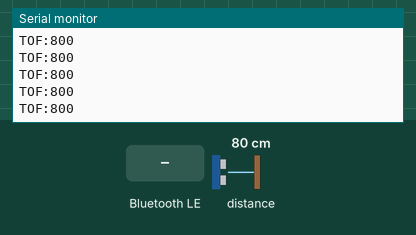
Recording of a sketch running on a simulated ESP32. Shown: the last lines printed to the serial monitor. Inputs (shaded band) come from the test bench; at power-on: distance to the obstacle 80 cm. Nothing arrives over Bluetooth unless stated; a phone connects over Bluetooth LE 3 s after start.

Above: at 1.2 s.
1.3 s: Bluetooth LE write "5" received
2.8 s: Bluetooth LE write "5" received
4.3 s: Bluetooth LE write "5" received
5.8 s: distance to the obstacle set to 2 cm
At 6.05 s:
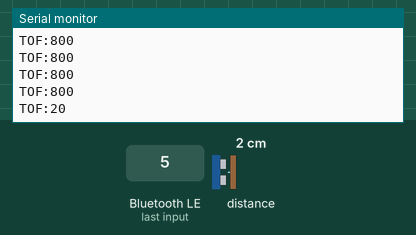
7.3 s: Bluetooth LE write "90" received
At 7.51 s:
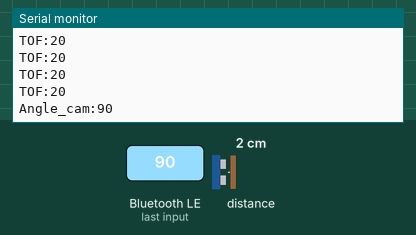
8.8 s: Bluetooth LE write "90" received
At 8.96 s:
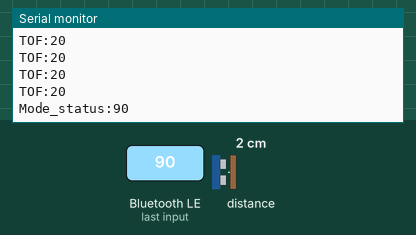

The sketch:

BLE_Server.ino
```cpp
/*
  Based on Neil Kolban example for IDF: https://github.com/nkolban/esp32-snippets/blob/master/cpp_utils/tests/BLE%20Tests/SampleNotify.cpp
  Ported to Arduino ESP32 by Evandro Copercini
  updated by chegewara and MoThunderz
*/
#include <BLEDevice.h>
#include <BLEServer.h>
#include <BLEUtils.h>
#include <BLE2902.h>
#include "Adafruit_VL53L0X.h"


Adafruit_VL53L0X lox = Adafruit_VL53L0X();

BLEServer* pServer = NULL;
BLECharacteristic* pChar_angle_received = NULL;
BLECharacteristic* pChar_angle_send = NULL;
BLECharacteristic* pChar_obstacle_send = NULL;
BLECharacteristic* pChar_mode_received = NULL;
BLECharacteristic* pChar_speed_command = NULL;

BLEDescriptor *pDescr;
BLE2902 *pBLE2902;

int pChar2_value_int = 0;
bool deviceConnected = false;
bool oldDeviceConnected = false;
uint32_t value = 0;
int distance_obs;

// See the following for generating UUIDs:
// https://www.uuidgenerator.net/

#define SERVICE_UUID        "3474d367-44ea-4a8b-9975-1b6affc2c253"
#define CHAR1_UUID          "7466421d-6449-4307-a960-e69253b712cd"
#define CHAR2_UUID          "9ea1c638-0a94-4117-b10b-acf70db2aaac"
#define CHAR3_UUID          "a673d20d-283d-4d66-8c5a-7ee1421d91a3"
#define CHAR4_UUID          "c84fdb5f-ef44-495f-8420-9e9d3f288ec6"
#define CHAR5_UUID          "91c42b70-b484-4c1a-8663-a2e14cde8b6b"
#define CHAR6_UUID          "115116ae-982d-4022-b788-7f8d7a8fc909"
#define CHAR7_UUID          "b0ef15be-2f49-480c-b707-45bd117c584e"

class MyServerCallbacks: public BLEServerCallbacks {
    void onConnect(BLEServer* pServer) {
      deviceConnected = true;
    };

    void onDisconnect(BLEServer* pServer) {
      deviceConnected = false;
    }
};

class CharacteristicCallBack_angle_handler: public BLECharacteristicCallbacks {   // Handle angle command reception
  void onWrite(BLECharacteristic *pChar) override {
    std::string pChar2_value_stdstr = pChar->getValue();
    String pChar2_value_string = String(pChar2_value_stdstr.c_str());
    int pChar2_value_int = pChar2_value_string.toInt();
    Serial.println("Angle_cam:" + String(pChar2_value_int));
  }
};

class CharacteristicCallBack_mode_handler: public BLECharacteristicCallbacks {    // Handle switch mode command reception

  void onWrite(BLECharacteristic *pChar) override {

    std::string pChar4_value_stdstr = pChar->getValue();
    String pChar4_value_string = String(pChar4_value_stdstr.c_str());
    int pChar4_value_int = pChar4_value_string.toInt();
    Serial.println("Mode_status:" + String(pChar4_value_int));

  }

};

class CharacteristicCallBack_speed_handler: public BLECharacteristicCallbacks {    // Handle speed mode command reception

  void onWrite(BLECharacteristic *pChar) override {

    std::string pChar6_value_stdstr = pChar->getValue();
    String pChar6_value_string = String(pChar6_value_stdstr.c_str());
    int pChar6_value_int = pChar6_value_string.toInt();
    Serial.println("Speed_command:" + String(pChar6_value_int));

  }

};

void setup() {
  Serial.begin(9600);

  // wait until serial port opens for native USB devices
  while (! Serial) {
    delay(1);
  }

  if (!lox.begin()) {
    Serial.println(F("Failed to boot VL53L0X\n"));
    while(1);
  }

  // Create the BLE Device
  BLEDevice::init("Axel_ESP32");

  // Create the BLE Server
  pServer = BLEDevice::createServer();
  pServer->setCallbacks(new MyServerCallbacks());

  // Create the BLE Service
  BLEService *pService = pServer->createService(SERVICE_UUID);

  // Create a BLE Characteristic
  pChar_angle_received = pService->createCharacteristic(
                      CHAR2_UUID,
                      BLECharacteristic::PROPERTY_READ   |
                      BLECharacteristic::PROPERTY_WRITE
                    );

  pChar_angle_send = pService->createCharacteristic(
                      CHAR3_UUID,
                      BLECharacteristic::PROPERTY_NOTIFY
                    );

  pChar_mode_received = pService->createCharacteristic(
                      CHAR4_UUID,
                      BLECharacteristic::PROPERTY_READ   |
                      BLECharacteristic::PROPERTY_WRITE
                    );

  pChar_obstacle_send = pService->createCharacteristic(
                      CHAR1_UUID,
                      BLECharacteristic::PROPERTY_NOTIFY
                    );

  pChar_speed_command = pService->createCharacteristic(
                      CHAR6_UUID,
                      BLECharacteristic::PROPERTY_READ   |
                      BLECharacteristic::PROPERTY_WRITE
                    );
  // Create a BLE Descriptor

  pDescr = new BLEDescriptor((uint16_t)0x2901);
  pDescr->setValue("A very interesting variable");
  pChar_angle_send->addDescriptor(pDescr);
  pChar_obstacle_send->addDescriptor(pDescr);

  pBLE2902 = new BLE2902();
  pBLE2902->setNotifications(true);

  // Add all Descriptors here
  pChar_angle_send->addDescriptor(pBLE2902);
  pChar_obstacle_send->addDescriptor(pBLE2902);

  pChar_angle_received->addDescriptor(new BLE2902());
  pChar_mode_received->addDescriptor(new BLE2902());
  pChar_speed_command->addDescriptor(new BLE2902());


  // After defining the desriptors, set the callback functions
  pChar_angle_received->setCallbacks(new CharacteristicCallBack_angle_handler());
  pChar_mode_received->setCallbacks(new CharacteristicCallBack_mode_handler());
  pChar_speed_command->setCallbacks(new CharacteristicCallBack_speed_handler());

  // Start the service
  pService->start();

  // Start advertising
  BLEAdvertising *pAdvertising = BLEDevice::getAdvertising();
  pAdvertising->addServiceUUID(SERVICE_UUID);
  pAdvertising->setScanResponse(false);
  pAdvertising->setMinPreferred(0x0);  // set value to 0x00 to not advertise this parameter
  BLEDevice::startAdvertising();
}

void loop() {

  VL53L0X_RangingMeasurementData_t measure;

  lox.rangingTest(&measure, false); // pass in 'true' to get debug data printout!

  if (measure.RangeStatus != 4) {  // phase failures have incorrect data
    Serial.print("TOF:" + String(measure.RangeMilliMeter) + "\n");
    distance_obs = (int) measure.RangeMilliMeter;
  } else {
    uint16_t max = 2000;
    Serial.println("TOF:" +  String(max));
    distance_obs = 10000;
  }

  // notify changed value
  if (deviceConnected) {

    pChar_obstacle_send->setValue(distance_obs);
    pChar_obstacle_send->notify();
    delay(50);

    delay(200);
  }
  // disconnecting
  if (!deviceConnected && oldDeviceConnected) {
      delay(200); // give the bluetooth stack the chance to get things ready
      pServer->startAdvertising(); // restart advertising
      oldDeviceConnected = deviceConnected;
  }
  // connecting
  if (deviceConnected && !oldDeviceConnected) {
      // do stuff here on connecting
      oldDeviceConnected = deviceConnected;
  }
}
```

Measured:
- after the input at 5.8 s, the serial monitor: prints a new line after 0.05 s (image 1)
- after the input at 7.3 s, the serial monitor: prints a new line after 0.05 s (image 2)
- after the input at 8.8 s, the serial monitor: prints a new line after 0.05 s (image 3)
